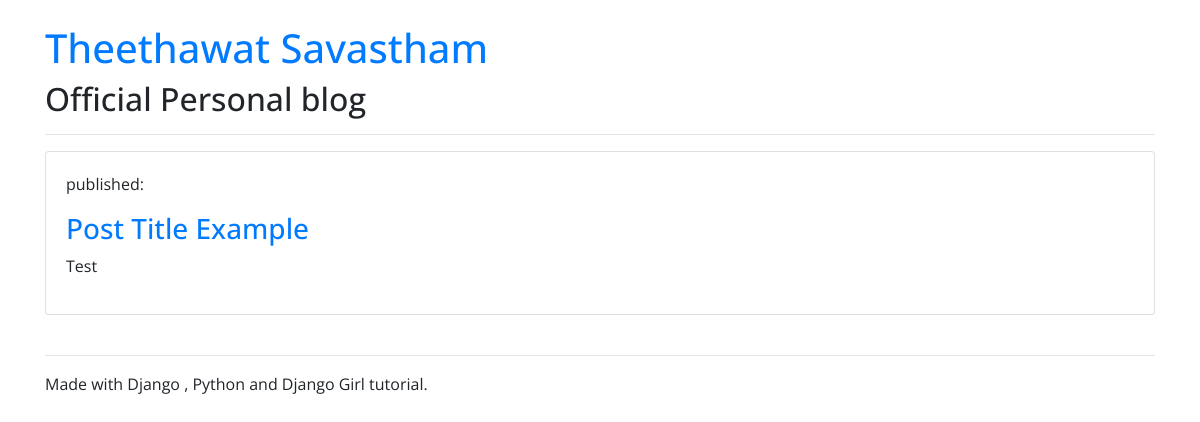
The app's page /, older data.
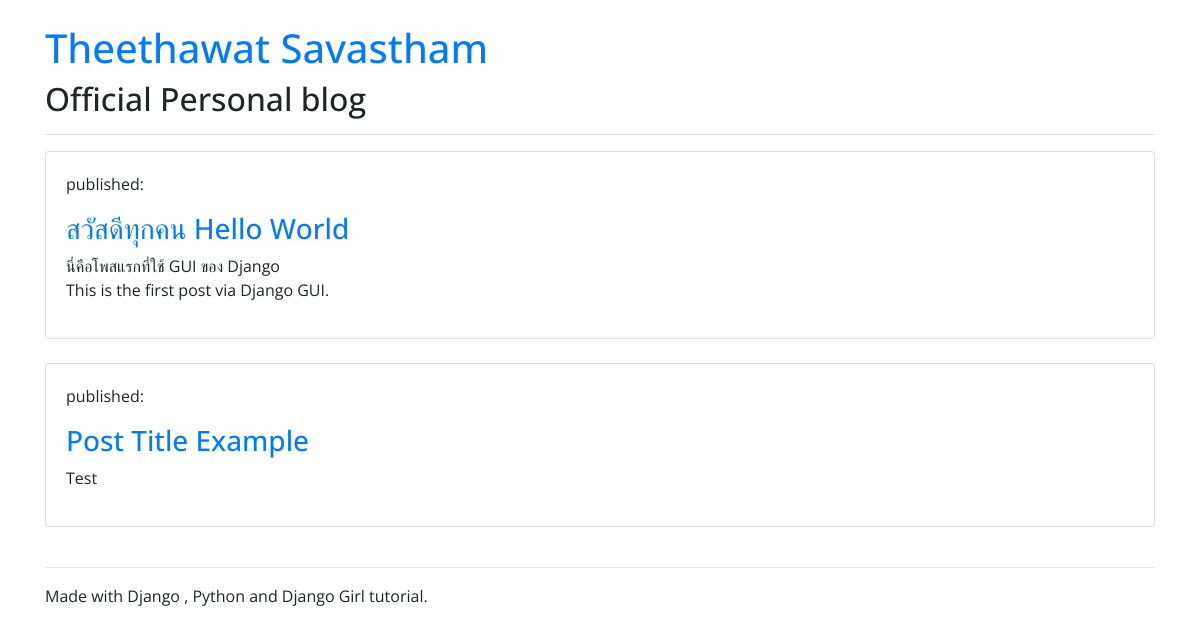
The same page, newer data.
### blog/models.py (models this page shows, shortened)
class Post(models.Model):
    auther = models.ForeignKey(settings.AUTH_USER_MODEL,on_delete=models.CASCADE)
    title = models.CharField(max_length = 200)
    text = models.TextField()
    created_date = models.DateTimeField(default = timezone.now)
    publish_date = models.DateTimeField(blank=True,null=True)

### blog/views.py (the view)
# urls.py: path('',views.post_list,name='post_list'),
def post_list(request):
     posts = Post.objects.filter(publish_date__lte=timezone.now()).order_by('-publish_date')
     return render(request,'blog/post_list.html',{'posts':posts})

### blog/templates/blog/post_list.html (shortened to what this page needs)
<!DOCTYPE html>
<html lang="en">
<head>
    <link rel="stylesheet" href="https://stackpath.bootstrapcdn.com/bootstrap/4.3.1/css/bootstrap.min.css"
>
</head>
<body>
    {% extends 'blog/base.html' %}
    {% block content %}
    {% for post in posts %}
    <div class="card">
        <div class="card-body">
            <p>published: {{post.published_date }} </p>
            <h3><a href="{% url 'post_detail' pk=post.pk %} ">{{post.title}} </a></h3>
            <p> {{ post.text|linebreaksbr }} </p>
        </div>
    </div>
    <br>
    {% endfor %}
    {% endblock %}

Row changes from the older to the newer data that the page shows:
added Post: title "สวัสดีทุกคน Hello World", text "นี่คือโพสแรกที่ใช้ GUI ของ Django This is the first post via Django GUI."
